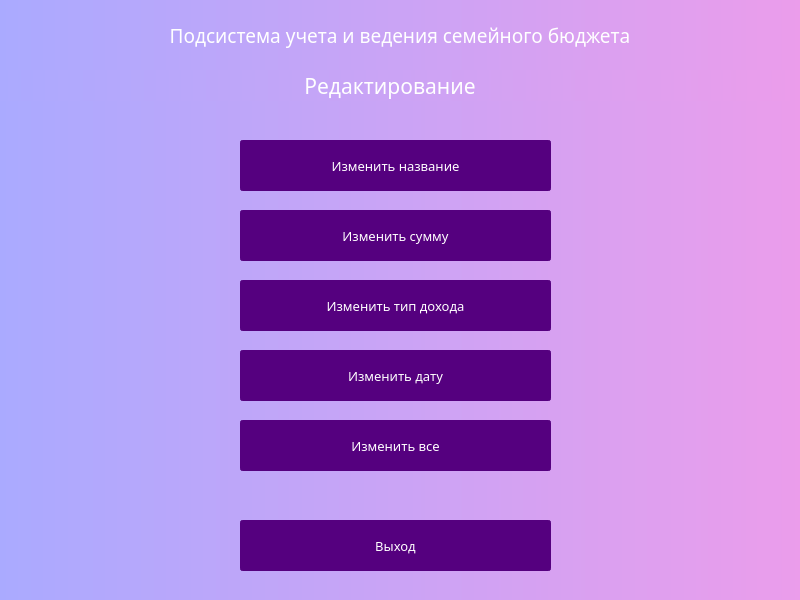
<?xml version="1.0" encoding="UTF-8"?>
<ui version="4.0">
 <class>Dialog</class>
 <widget class="QDialog" name="Dialog">
  <property name="geometry">
   <rect>
    <x>0</x>
    <y>0</y>
    <width>800</width>
    <height>600</height>
   </rect>
  </property>
  <property name="minimumSize">
   <size>
    <width>800</width>
    <height>600</height>
   </size>
  </property>
  <property name="maximumSize">
   <size>
    <width>800</width>
    <height>600</height>
   </size>
  </property>
  <property name="windowTitle">
   <string>Dialog</string>
  </property>
  <property name="styleSheet">
   <string notr="true">background-color: qlineargradient(spread:pad, x1:0, y1:0, x2:1, y2:0, stop:0 rgb(170, 170, 255), stop:1 rgb(235, 157, 235));</string>
  </property>
  <widget class="QLabel" name="label">
   <property name="geometry">
    <rect>
     <x>0</x>
     <y>20</y>
     <width>800</width>
     <height>31</height>
    </rect>
   </property>
   <property name="minimumSize">
    <size>
     <width>800</width>
     <height>0</height>
    </size>
   </property>
   <property name="maximumSize">
    <size>
     <width>800</width>
     <height>16777215</height>
    </size>
   </property>
   <property name="font">
    <font>
     <family>Century Gothic</family>
     <pointsize>14</pointsize>
    </font>
   </property>
   <property name="styleSheet">
    <string notr="true">color: rgb(255, 255, 255);</string>
   </property>
   <property name="frameShadow">
    <enum>QFrame::Plain</enum>
   </property>
   <property name="text">
    <string>Подсистема учета и ведения семейного бюджета</string>
   </property>
   <property name="alignment">
    <set>Qt::AlignCenter</set>
   </property>
  </widget>
  <widget class="QLabel" name="label_2">
   <property name="geometry">
    <rect>
     <x>-10</x>
     <y>70</y>
     <width>800</width>
     <height>31</height>
    </rect>
   </property>
   <property name="minimumSize">
    <size>
     <width>800</width>
     <height>0</height>
    </size>
   </property>
   <property name="maximumSize">
    <size>
     <width>800</width>
     <height>16777215</height>
    </size>
   </property>
   <property name="font">
    <font>
     <family>Century Gothic</family>
     <pointsize>16</pointsize>
    </font>
   </property>
   <property name="styleSheet">
    <string notr="true">color: rgb(255, 255, 255);</string>
   </property>
   <property name="frameShadow">
    <enum>QFrame::Plain</enum>
   </property>
   <property name="text">
    <string>Редактирование</string>
   </property>
   <property name="alignment">
    <set>Qt::AlignCenter</set>
   </property>
  </widget>
  <widget class="QPushButton" name="editNameBtn">
   <property name="geometry">
    <rect>
     <x>240</x>
     <y>140</y>
     <width>311</width>
     <height>51</height>
    </rect>
   </property>
   <property name="font">
    <font>
     <family>Century Gothic</family>
     <pointsize>10</pointsize>
    </font>
   </property>
   <property name="styleSheet">
    <string notr="true">QPushButton{
	background-color:rgb(85, 0, 127);
border-radius: 3px;
border: 2px solid rgb(85, 0, 127);
color:rgb(255, 255, 255);
}

QPushButton::hover{
	background-color: rgb(108, 0, 162);
	border: 2px solid rgb(108, 0, 162);
}

QPushButton::pressed{
	background-color:rgb(129, 0, 193);
	border-bottom: 2px solid rgb(129, 0, 193);
	border-leftt:  2px solid rgb(129, 0, 193);
	border-right:  2px solid rgb(129, 0, 193);
}


</string>
   </property>
   <property name="text">
    <string>Изменить название</string>
   </property>
  </widget>
  <widget class="QPushButton" name="editSumBtn">
   <property name="geometry">
    <rect>
     <x>240</x>
     <y>210</y>
     <width>311</width>
     <height>51</height>
    </rect>
   </property>
   <property name="font">
    <font>
     <family>Century Gothic</family>
     <pointsize>10</pointsize>
    </font>
   </property>
   <property name="styleSheet">
    <string notr="true">QPushButton{
	background-color:rgb(85, 0, 127);
border-radius: 3px;
border: 2px solid rgb(85, 0, 127);
color:rgb(255, 255, 255);
}

QPushButton::hover{
	background-color: rgb(108, 0, 162);
	border: 2px solid rgb(108, 0, 162);
}

QPushButton::pressed{
	background-color:rgb(129, 0, 193);
	border-bottom: 2px solid rgb(129, 0, 193);
	border-leftt:  2px solid rgb(129, 0, 193);
	border-right:  2px solid rgb(129, 0, 193);
}


</string>
   </property>
   <property name="text">
    <string>Изменить сумму</string>
   </property>
  </widget>
  <widget class="QPushButton" name="editTypeBtn">
   <property name="geometry">
    <rect>
     <x>240</x>
     <y>280</y>
     <width>311</width>
     <height>51</height>
    </rect>
   </property>
   <property name="font">
    <font>
     <family>Century Gothic</family>
     <pointsize>10</pointsize>
    </font>
   </property>
   <property name="styleSheet">
    <string notr="true">QPushButton{
	background-color:rgb(85, 0, 127);
border-radius: 3px;
border: 2px solid rgb(85, 0, 127);
color:rgb(255, 255, 255);
}

QPushButton::hover{
	background-color: rgb(108, 0, 162);
	border: 2px solid rgb(108, 0, 162);
}

QPushButton::pressed{
	background-color:rgb(129, 0, 193);
	border-bottom: 2px solid rgb(129, 0, 193);
	border-leftt:  2px solid rgb(129, 0, 193);
	border-right:  2px solid rgb(129, 0, 193);
}


</string>
   </property>
   <property name="text">
    <string>Изменить тип дохода</string>
   </property>
  </widget>
  <widget class="QPushButton" name="editDateBtn">
   <property name="geometry">
    <rect>
     <x>240</x>
     <y>350</y>
     <width>311</width>
     <height>51</height>
    </rect>
   </property>
   <property name="font">
    <font>
     <family>Century Gothic</family>
     <pointsize>10</pointsize>
    </font>
   </property>
   <property name="styleSheet">
    <string notr="true">QPushButton{
	background-color:rgb(85, 0, 127);
border-radius: 3px;
border: 2px solid rgb(85, 0, 127);
color:rgb(255, 255, 255);
}

QPushButton::hover{
	background-color: rgb(108, 0, 162);
	border: 2px solid rgb(108, 0, 162);
}

QPushButton::pressed{
	background-color:rgb(129, 0, 193);
	border-bottom: 2px solid rgb(129, 0, 193);
	border-leftt:  2px solid rgb(129, 0, 193);
	border-right:  2px solid rgb(129, 0, 193);
}


</string>
   </property>
   <property name="text">
    <string>Изменить дату</string>
   </property>
  </widget>
  <widget class="QPushButton" name="quitBtn">
   <property name="geometry">
    <rect>
     <x>240</x>
     <y>520</y>
     <width>311</width>
     <height>51</height>
    </rect>
   </property>
   <property name="font">
    <font>
     <family>Century Gothic</family>
     <pointsize>10</pointsize>
    </font>
   </property>
   <property name="styleSheet">
    <string notr="true">QPushButton{
	background-color:rgb(85, 0, 127);
border-radius: 3px;
border: 2px solid rgb(85, 0, 127);
color:rgb(255, 255, 255);
}

QPushButton::hover{
	background-color: rgb(108, 0, 162);
	border: 2px solid rgb(108, 0, 162);
}

QPushButton::pressed{
	background-color:rgb(129, 0, 193);
	border-bottom: 2px solid rgb(129, 0, 193);
	border-leftt:  2px solid rgb(129, 0, 193);
	border-right:  2px solid rgb(129, 0, 193);
}


</string>
   </property>
   <property name="text">
    <string>Выход</string>
   </property>
  </widget>
  <widget class="QPushButton" name="editAllBtn">
   <property name="geometry">
    <rect>
     <x>240</x>
     <y>420</y>
     <width>311</width>
     <height>51</height>
    </rect>
   </property>
   <property name="font">
    <font>
     <family>Century Gothic</family>
     <pointsize>10</pointsize>
    </font>
   </property>
   <property name="styleSheet">
    <string notr="true">QPushButton{
	background-color:rgb(85, 0, 127);
border-radius: 3px;
border: 2px solid rgb(85, 0, 127);
color:rgb(255, 255, 255);
}

QPushButton::hover{
	background-color: rgb(108, 0, 162);
	border: 2px solid rgb(108, 0, 162);
}

QPushButton::pressed{
	background-color:rgb(129, 0, 193);
	border-bottom: 2px solid rgb(129, 0, 193);
	border-leftt:  2px solid rgb(129, 0, 193);
	border-right:  2px solid rgb(129, 0, 193);
}


</string>
   </property>
   <property name="text">
    <string>Изменить все</string>
   </property>
  </widget>
 </widget>
 <resources/>
 <connections/>
</ui>
